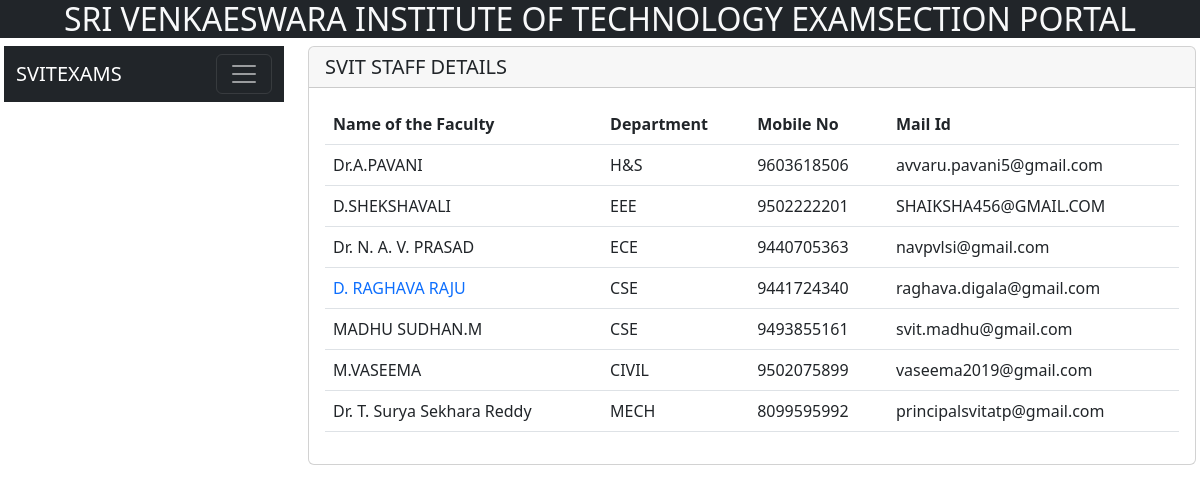
Screenshot of /staff with the database file from the repository.
### staff/models.py (models this page shows, shortened)
class StaffDetails(models.Model):
    name = models.CharField(max_length=100)
    department = models.ForeignKey(FacultyDept, on_delete=models.CASCADE)
    mobile_no = models.CharField(max_length=15)
    main_id = models.EmailField(max_length=254,unique=True)
    profile = models.URLField(max_length=200, default='', blank=True)

class FacultyDept(models.Model):
    dept = models.CharField(max_length=30)
    def __str__(self):
        return self.dept

### staff/views.py (the view)
# urls.py: path('',views.index)
def index(request):
    staffDetails = StaffDetails.objects.all().order_by('-department')
    return render(request,'staff.html',{'staffDetails' : staffDetails})

### templates/staff.html (shortened to what this page needs)
{% extends 'base.html' %}
{% block subtitle %}SVIT STAFF DETAILS{% endblock %}
{% block body %}
    <div class="row">
        <div class="col">
            <table class="table">
                <th>Name of the Faculty</th>
                <th>Department</th>
                <th>Mobile No</th>
                <th>Mail Id</th>
                <tbody>
                    {% for staff in staffDetails %}
                        <tr>
                            {% if staff.profile %}
                                <td><a href="{{staff.profile}}">{{staff.name}}</a></td>
                            {% else %}
                                <td>{{staff.name}}</td>
                            {% endif %}
                            <td>{{staff.department}}</td>
                            <td>{{staff.mobile_no}}</td>
                            <td>{{staff.main_id}}</td>
                        </tr>
                    {% endfor %}
                </tbody>
            </table>
        </div>
    </div>
{% endblock %}

### templates/base.html (shortened to what this page needs)
<!Doctype html>
<html lang="en">
  <head>
    <link href="https://cdn.jsdelivr.net/npm/bootstrap@5.2.0-beta1/dist/css/bootstrap.min.css" rel="stylesheet">
  </head>
  <body>
    <header class="bg-dark text-center text-light">
      <h2>SRI VENKAESWARA INSTITUTE OF TECHNOLOGY EXAMSECTION PORTAL</h2>
    </header>
    <div class="m-1">
      <div class="row">
        <div class="col-lg-3">
          <nav class="navbar navbar-dark bg-dark">
            <div class="container-fluid">
              <a class="navbar-brand mb-0 h1" href="/admin">SVITEXAMS</a>
              <button class="navbar-toggler" type="button" data-bs-toggle="collapse" data-bs-target="#navbarSupportedContent" aria-controls="navbarSupportedContent" aria-expanded="false" aria-label="Toggle navigation">
                <span class="navbar-toggler-icon"></span>
              </button>
            </div>
          </nav>
        </div>
        <div class="col">
          <div class="card">
            <div class="card-header h5">
              {% block subtitle %}{% endblock %}
            </div>
            <div class="card-body">
              {% block body %}
              {% endblock %}
          </div>
        </div>
      </div>
    </div>
  </body>
</html>

### templates/base.html (style rules this page uses)
a:link { text-decoration: none; }

### rows the page displays
StaffDetails: name "Dr.A.PAVANI", department "H&S", mobile_no "9603618506", main_id "avvaru.pavani5@gmail.com"
StaffDetails: name "D.SHEKSHAVALI", department "EEE", mobile_no "9502222201", main_id "SHAIKSHA456@GMAIL.COM"
StaffDetails: name "Dr. N. A. V. PRASAD", department "ECE", mobile_no "9440705363", main_id "navpvlsi@gmail.com"
StaffDetails: name "D. RAGHAVA RAJU", department "CSE", mobile_no "9441724340", main_id "raghava.digala@gmail.com"
StaffDetails: name "MADHU SUDHAN.M", department "CSE", mobile_no "9493855161", main_id "svit.madhu@gmail.com"
StaffDetails: name "M.VASEEMA", department "CIVIL", mobile_no "9502075899", main_id "vaseema2019@gmail.com"
StaffDetails: name "Dr. T. Surya Sekhara Reddy", department "MECH", mobile_no "8099595992", main_id "principalsvitatp@gmail.com"
